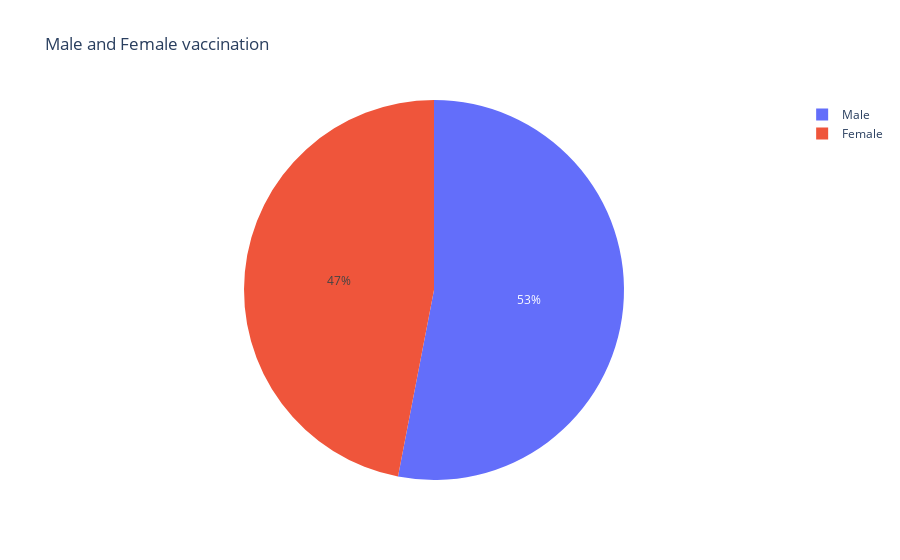

Notebook cell for this chart:
### Code cell
male = vaccination["Male(Individuals Vaccinated)"].sum()
female = vaccination["Female(Individuals Vaccinated)"].sum()
px.pie(names = ["Male", "Female"], values = [male,female],title = "Male and Female vaccination")

### Figure 1 — Plotly figure (JSON) as saved in the notebook; plotly's stock layout.template omitted (floating-point values rounded to 4 significant figures)
{"data": [{"domain": {"x": [0, 1], "y": [0, 1]}, "hovertemplate": "label=%{label}<br>value=%{value}<extra></extra>", "labels": ["Male", "Female"], "legendgroup": "", "name": "", "showlegend": true, "type": "pie", "values": [7138698858, 6321628736]}], "layout": {"autosize": true, "legend": {"tracegroupgap": 0}, "title": {"text": "Male and Female vaccination"}}}
